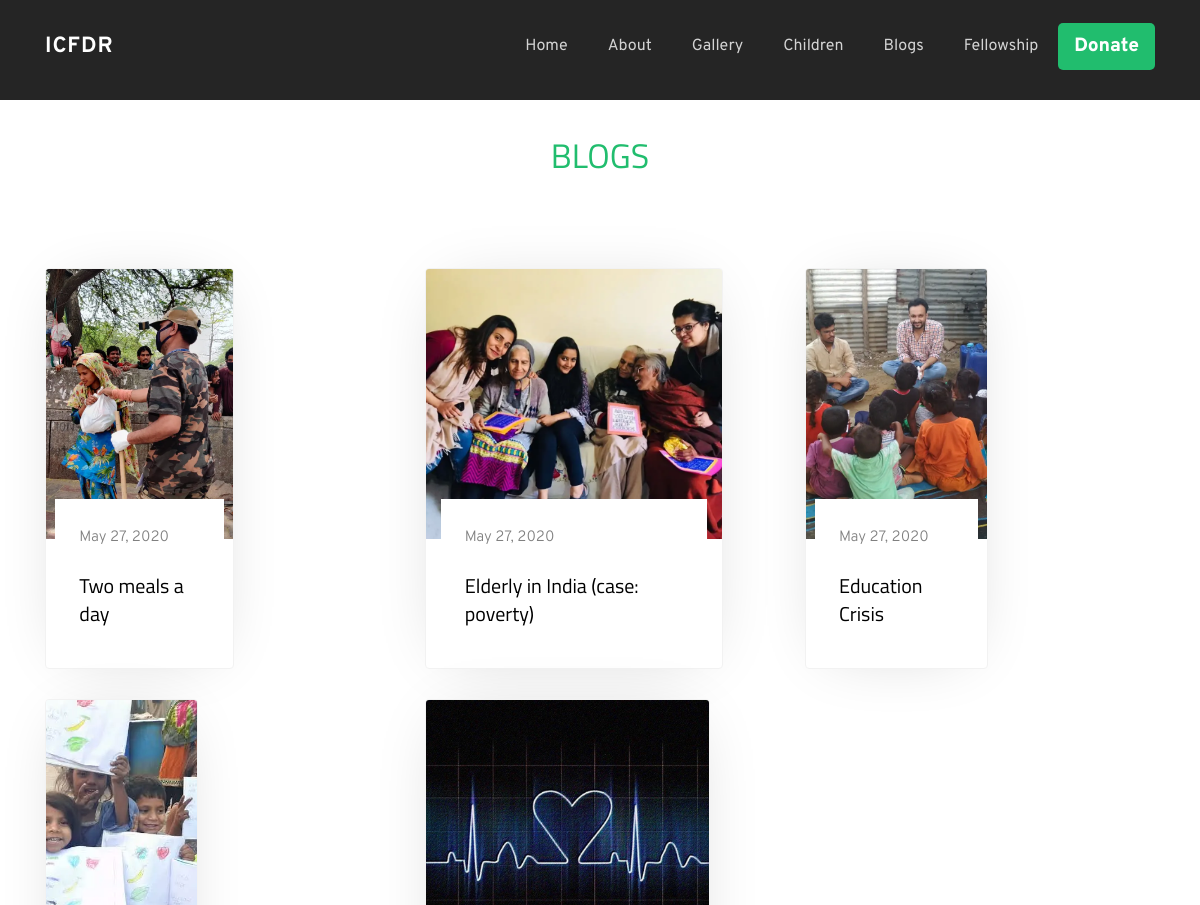
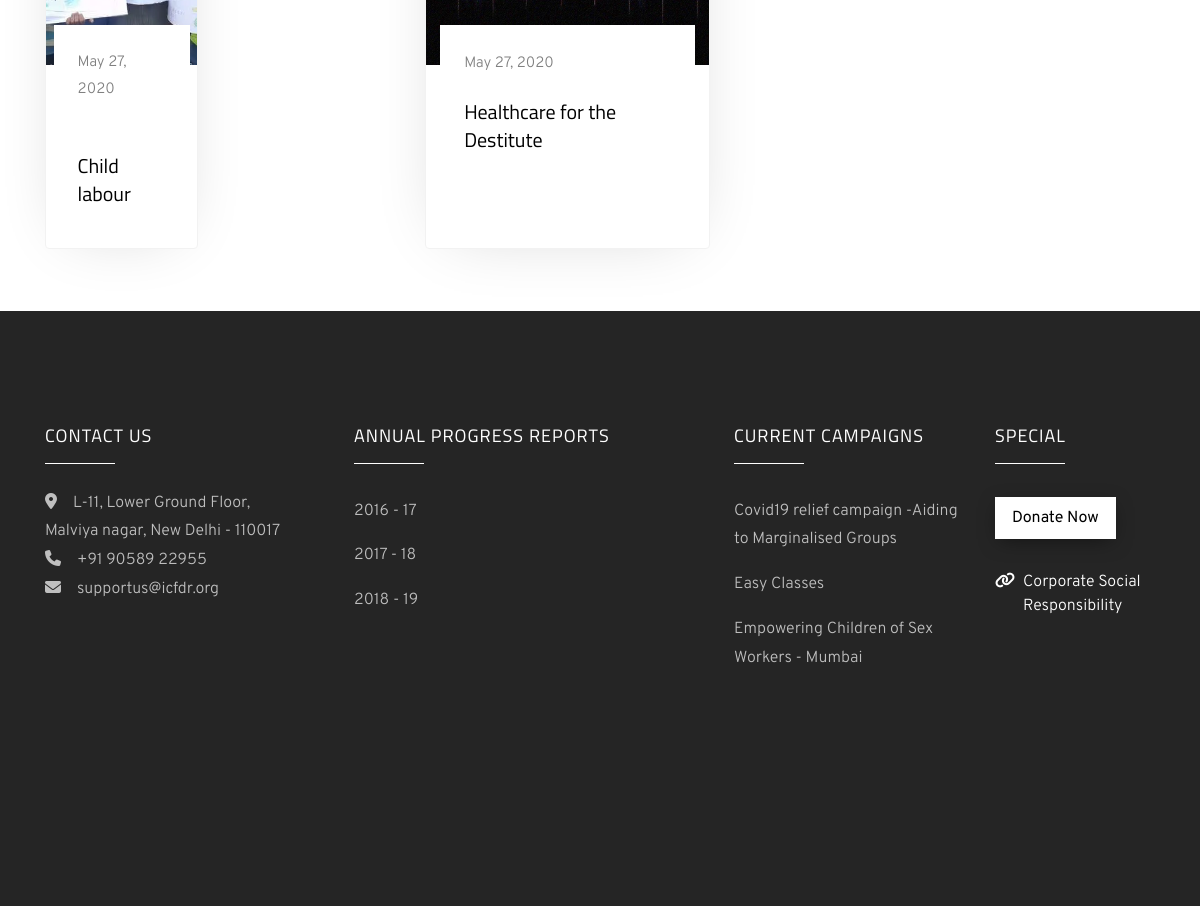
Screenshot of /blogs with the database file from the repository (2 pictures, top to bottom).
### website/models.py (models this page shows, shortened)
class Blogs(models.Model):
    image = models.ImageField(upload_to='images/blogs/')
    heading = models.CharField(max_length=100)
    content = models.TextField(max_length=5000)
    pub_date = date.today()
    slug = models.SlugField(max_length=100, default='', blank=True, unique=True)
    class Meta:
        verbose_name_plural = 'Blogs'

class Campaign(models.Model):
    compaign_name = models.CharField(max_length=100)
    image = models.ImageField(upload_to='images/campaign/')
    text_on_image = models.CharField(max_length=150)
    description = RichTextField()
    button_text = models.CharField(max_length=30)
    slug = models.SlugField(max_length=100, default='', blank=True, unique=True)
    class Meta:
        verbose_name_plural = 'Campaign'

### website/views.py (the view)
# urls.py: path('blogs',views.bloglist,name = 'bloglist'),
def bloglist(request):
    data = {
        'BlogSection': BlogSection.objects.all(),
        'Blogs': Blogs.objects.all().order_by('-id'),
        'campaigns': Campaign.objects.all().order_by('-id')[:5]
    }
    return render(request, 'bloglist.html', data)

### website/templates/bloglist.html (shortened to what this page needs)
{% extends 'base.html' %}
{% block content %}
{% load static %}
<header class="masthead" style="width: 100vw;height: 100px;background: #252525;">
</header>
<section id="blogs" class="ftco-section">
  <div class="container">
	<div class="row justify-content-center mb-5 pb-3">
	  <div class="col-md-7 heading-section ftco-animate text-center">
		<h2 class="mb-4">Blogs</h2>
	  </div>
	</div>
	<div class="row d-flex">
	{% for blog in Blogs %}
	  <div class="col-md-4 d-flex ftco-animate">
		<div class="blog-entry align-self-stretch">
		  <a href="blogs/{{ blog.slug }}" class="block-20" style="background-image: url('{{ blog.image.url }}');">
		  </a>
		  <div class="text p-4 d-block">
			<div class="meta mb-3">
			  <div>{{ blog.pub_date }}</div>
			</div>
			<h3 class="heading mt-3"><a href="blogs/{{ blog.slug }}">{{ blog.heading }}</a></h3>
		  </div>
		</div>
	  </div>
	  {% endfor %}
	</div>
  </div>
</section>
{% endblock %}

### website/templates/base.html (shortened to what this page needs)
<!DOCTYPE html>
{% load static %}
<html lang="en">
<head>
    <link rel="stylesheet" href="{% static 'css/open-iconic-bootstrap.min.css' %}">
    <link rel="stylesheet" href="{% static 'css/animate.css' %}">
    <link rel="stylesheet" href="{% static 'css/owl.carousel.min.css' %}">
    <link rel="stylesheet" href="{% static 'css/owl.theme.default.min.css' %}">
    <link rel="stylesheet" href="{% static 'css/magnific-popup.css' %}">
    <link rel="stylesheet" href="{% static 'css/aos.css' %}">
    <link rel="stylesheet" href="{% static 'css/bootstrap-datepicker.css' %}">
    <link rel="stylesheet" href="{% static 'css/jquery.timepicker.css' %}">
    <link rel="stylesheet" href="{% static 'css/style.css' %}">
</head>
<body>
<nav class="navbar navbar-expand-lg navbar-dark ftco_navbar bg-dark ftco-navbar-light" id="ftco-navbar">
    <div class="container">
        <a class="navbar-brand" href="{% url 'home' %}">ICFDR</a>
        <div class="collapse navbar-collapse" id="ftco-nav">
            <ul class="navbar-nav ml-auto">
                <li class="nav-item"><a href="{% url 'home' %}" class="nav-link">Home</a></li>
                <li class="nav-item"><a href="{% url 'about' %}" class="nav-link">About</a></li>
                <li class="nav-item"><a href="{% url 'gallery' %}" class="nav-link">Gallery</a></li>
                <li class="nav-item"><a href="{% url 'home' %}#children" class="nav-link">Children</a></li>
                <li class="nav-item"><a href="{% url 'bloglist' %}" class="nav-link">Blogs</a></li>
                <li class="nav-item"><a href="{% url 'fellowship' %}" class="nav-link">Fellowship</a></li>
                <li class="nav-item"><a href="{% url 'donate' %}" class="donate-btn-nav nav-link">Donate</a></li>
            </ul>
        </div>
    </div>
</nav>
{% block content %}
{% endblock %}
<footer class="ftco-footer ftco-section img">
    <div class="container">
        <div class="row mb-5">
            <div class="col-md-3">
                <div class="ftco-footer-widget mb-4">
                    <h2 class="ftco-heading-2">Contact Us</h2>
                    <p style="text-align:left;">
                        <span class="fas fa-map-marker-alt mr-3"></span>L-11, Lower Ground Floor, Malviya nagar, New
                        Delhi - 110017<br>
                        <a href="tel:+91-90586-22955"><span class="fas fa-phone mr-3"></span>+91 90589 22955<br></a>
                        <a href="mailto:supportus@icfdr.org?Subject=ICFDR%20Easy%20Classes%20-%20Support"><span
                                class="fas fa-envelope mr-3"></span>supportus@icfdr.org</a>
                    </p>
                    <ul class="ftco-footer-social list-unstyled float-md-left float-lft mt-5">
                    </ul>
                </div>
            </div>
            <div class="col-md-4">
                <div class="ftco-footer-widget mb-4 ml-md-4">
                    <h2 class="ftco-heading-2">Annual Progress Reports</h2>
                    <ul class="list-unstyled">
                        <li><a target="_blank" href="https://drive.google.com/open?id=12yJyWt_e4_VxAgtFSAQAEEdrDGSlUoW9" class="py-2 d-block">2016 - 17</a>
                        </li>
                        <li><a target="_blank" href="https://drive.google.com/open?id=1tYPb_o-QClXzCFxPPeCs-ca7Lnde7Ln2" class="py-2 d-block">2017 - 18</a>
                        </li>
                        <li><a target="_blank" href="https://drive.google.com/open?id=1mGkgc0wgI1T13B1gySD5iHLUhTBXvLLp" class="py-2 d-block">2018 - 19</a>
                        </li>
                    </ul>
                </div>
            </div>
            <div class="col-md-3">
                <div class="ftco-footer-widget mb-4 ml-md-4">
                    <h2 class="ftco-heading-2">Current Campaigns</h2>
                    <ul class="list-unstyled">
                        {% for campaign in campaigns %}
                        <li><a href="{% url 'campaign' campaign.slug %}"
                               class="py-2 d-block">{{campaign.compaign_name}}</a></li>
                        {% endfor %}
                    </ul>
                </div>
            </div>
            <div class="col-md-2">
                <div class="ftco-footer-widget mb-4">
                    <h2 class="ftco-heading-2">Special</h2>
                    <div class="block-23 mb-3">
                        <ul>
                            <li><p><a target="_blank"
                                      href="https://www.payumoney.com/paybypayumoney/#/DFE2878E860D57AF8E18DFEF38EBE7EC"
                                      class="btn btn-white px-3 py-2 mt-2">Donate Now</a></p></li>
                            <li><a target="_blank" href="http://icfdr.org/corporate-social-responsibility/"><span
                                    class="fas fa-link mr-2"></span><span
                                    class="text">Corporate Social Responsibility</span></a></li>
                    </div>
                </div>
            </div>
        </div>
        <div class="row">
            <div class="col-md-12 text-center">
            </div>
        </div>
    </div>
</footer>
</body>
</html>

### rows the page displays
Blogs: image (picture), pub_date "May 27, 2020", heading "Two meals a day"
Blogs: image (picture), pub_date "May 27, 2020", heading "Elderly in India (case: poverty)"
Blogs: image (picture), pub_date "May 27, 2020", heading "Education Crisis"
Blogs: image (picture), pub_date "May 27, 2020", heading "Child labour"
Blogs: image (picture), pub_date "May 27, 2020", heading "Healthcare for the Destitute"
Campaign: compaign_name "Covid19 relief campaign -Aiding to Marginalised Groups"
Campaign: compaign_name "Easy Classes"
Campaign: compaign_name "Empowering Children of Sex Workers - Mumbai"
